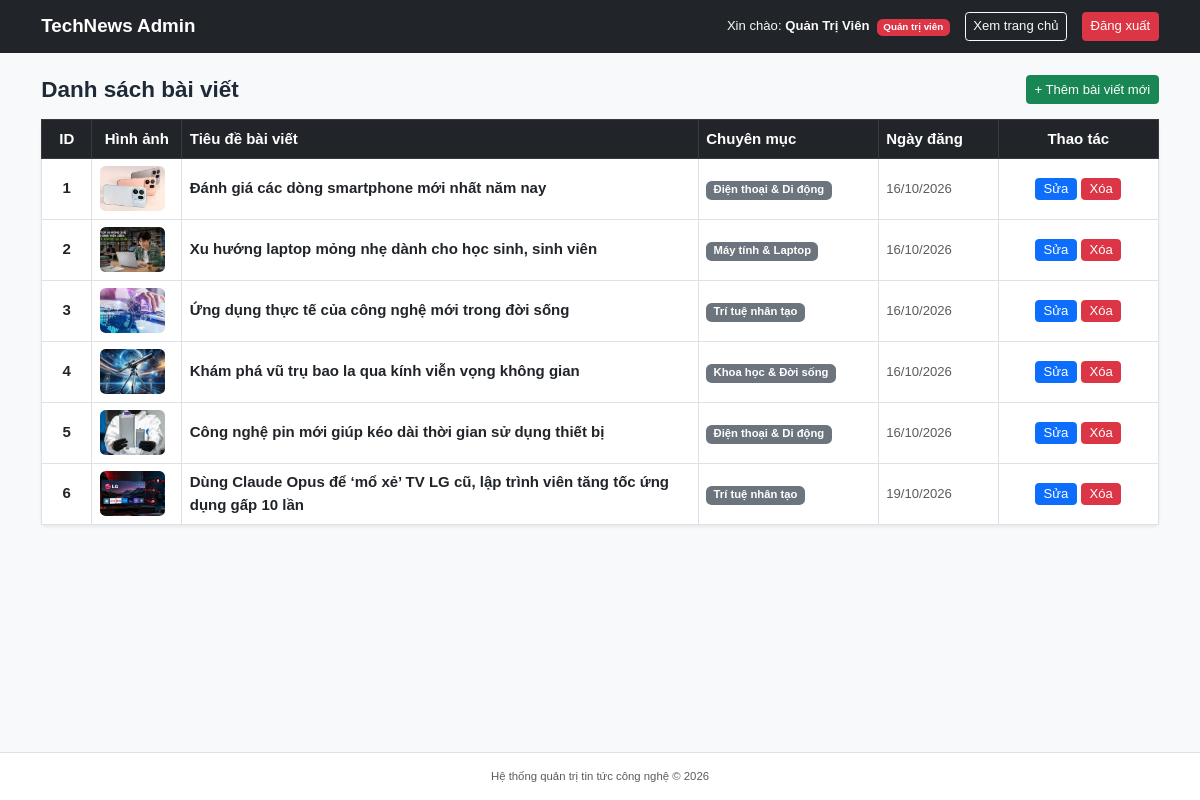
The page /admin.php (signed in) on the database as committed earlier.
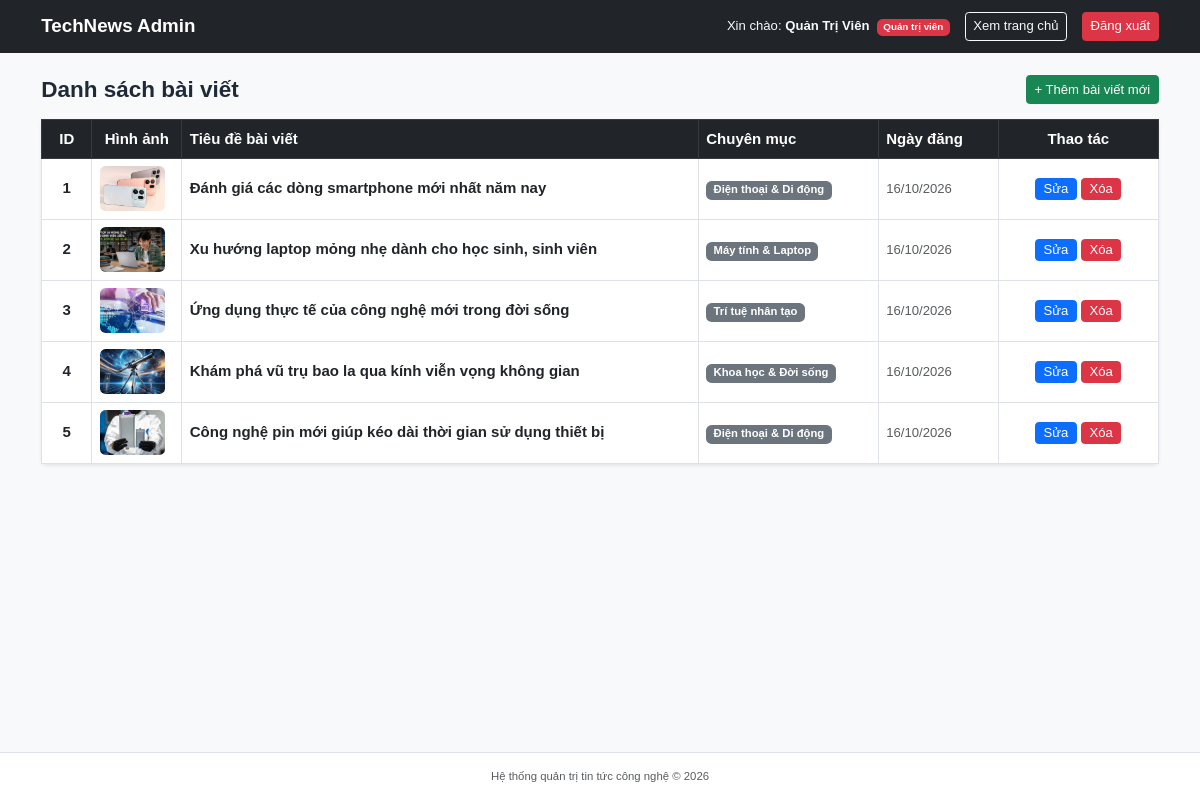
The same page on the database as committed later.
### tables this page shows
CREATE TABLE `posts` (
  `id` int(11) NOT NULL,
  `category_id` int(11) NOT NULL,
  `title` varchar(255) NOT NULL,
  `summary` text NOT NULL,
  `content` longtext NOT NULL,
  `image` varchar(255) NOT NULL DEFAULT 'default.jpg',
  `created_at` datetime NOT NULL DEFAULT current_timestamp(),
  `views` int(11) NOT NULL DEFAULT 0,
  `status` tinyint(1) NOT NULL DEFAULT 1
);

CREATE TABLE `categories` (
  `id` int(11) NOT NULL,
  `name` varchar(100) NOT NULL
);

### admin.php (the view, shortened to what the changed rows need)
<?php
require_once 'db.php';
$current_role = $_SESSION['role'] ?? 'editor';
$sql = "SELECT posts.*, categories.name AS cat_name
        FROM posts
        JOIN categories ON posts.category_id = categories.id
        ORDER BY posts.id ASC";
$result = mysqli_query($conn, $sql);
?>
<!DOCTYPE html>
<html lang="vi">
<head>
    <link href="https://cdn.jsdelivr.net/npm/bootstrap@5.3.0/dist/css/bootstrap.min.css" rel="stylesheet">
    <link href="css/style.css?v=<?= time() ?>" rel="stylesheet">
</head>
<body class="bg-light">
    <div class="main-wrapper">
        <div class="container my-4">
            <div class="card shadow-sm border-0">
                <div class="card-body p-0">
                    <div class="table-responsive">
                        <table class="table table-bordered table-hover align-middle mb-0">
                            <thead class="table-dark">
                                <tr>
                                    <th style="width: 50px;" class="text-center">ID</th>
                                    <th style="width: 90px;" class="text-center">Hình ảnh</th>
                                    <th>Tiêu đề bài viết</th>
                                    <th style="width: 180px;">Chuyên mục</th>
                                    <th style="width: 120px;">Ngày đăng</th>
                                    <th style="width: 160px;" class="text-center">Thao tác</th>
                                </tr>
                            </thead>
                            <tbody>
                                <?php if ($result && mysqli_num_rows($result) > 0): ?>
                                    <?php while ($row = mysqli_fetch_assoc($result)): ?>
                                        <tr>
                                            <td class="text-center fw-bold"><?= $row['id'] ?></td>
                                            <td class="text-center">
                                                <img src="uploads/<?= !empty($row['image']) ? $row['image'] : 'default.jpg' ?>"
                                                     alt="Thumb" class="rounded" style="width: 65px; height: 45px; object-fit: cover;"
                                                     onerror="this.src='uploads/default.jpg'">
                                            </td>
                                            <td>
                                                <a href="detail.php?id=<?= $row['id'] ?>" target="_blank" class="text-decoration-none fw-semibold text-dark">
                                                    <?= htmlspecialchars($row['title']) ?>
                                                </a>
                                            </td>
                                            <td><span class="badge bg-secondary"><?= htmlspecialchars($row['cat_name']) ?></span></td>
                                            <td class="small text-muted"><?= date('d/m/Y', strtotime($row['created_at'])) ?></td>
                                            <td class="text-center">
                                                <a href="edit_post.php?id=<?= $row['id'] ?>" class="btn btn-primary btn-sm py-0 px-2">Sửa</a>
                                                <?php if ($current_role === 'admin'): ?>
                                                    <a href="delete_post.php?id=<?= $row['id'] ?>"
                                                       onclick="return confirm('Bạn có chắc chắn muốn xóa bài viết này không?');"
                                                       class="btn btn-danger btn-sm py-0 px-2">Xóa</a>
                                                <?php else: ?>
                                                    <button class="btn btn-secondary btn-sm py-0 px-2" disabled title="Chỉ Admin mới có quyền xóa">Khóa</button>
                                                <?php endif; ?>
                                            </td>
                                        </tr>
                                    <?php endwhile; ?>
                                <?php else: ?>
                                    <tr>
                                        <td colspan="6" class="text-center py-4 text-muted">Chưa có bài viết nào.</td>
                                    </tr>
                                <?php endif; ?>
                            </tbody>
                        </table>
                    </div>
                </div>
            </div>
        </div>
    </div>
</body>
</html>

Rows that differ between the two databases and show on the page:
removed posts: id "6", image (picture), title "Dùng Claude Opus để ‘mổ xẻ’ TV LG cũ, lập trình viên tăng tốc ứng dụng gấp 10 lần", category.name "Trí tuệ nhân tạo", created_at "19/10/2026"
